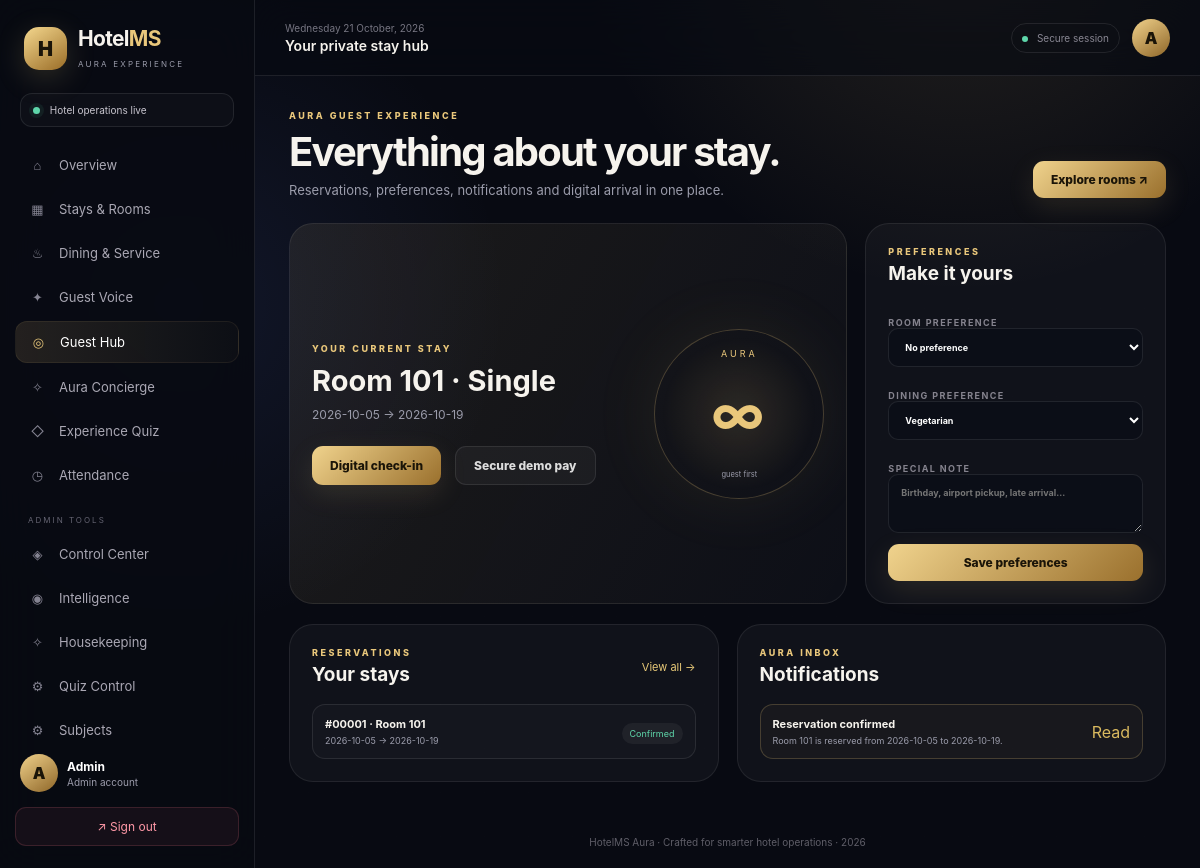
The page /guest-hub (signed in) on the database its author committed.
### models.py (models this page shows, shortened)
class User(UserMixin, db.Model):
    id = db.Column(db.Integer, primary_key=True)
    name = db.Column(db.String(120), nullable=False)
    email = db.Column(db.String(120), unique=True, nullable=False)
    password_hash = db.Column(db.String(255), nullable=False)
    role = db.Column(db.String(20), nullable=False, default="guest")
    created_at = db.Column(db.DateTime, default=datetime.utcnow)

class Room(db.Model):
    id = db.Column(db.Integer, primary_key=True)
    room_number = db.Column(db.String(10), unique=True, nullable=False)
    room_type = db.Column(db.String(50), nullable=False)  # Single, Double, Suite
    price_per_night = db.Column(db.Float, nullable=False)
    status = db.Column(db.String(20), default="available")  # available, booked, maintenance

class Booking(db.Model):
    id = db.Column(db.Integer, primary_key=True)
    guest_id = db.Column(db.Integer, db.ForeignKey("user.id"), nullable=False)
    room_id = db.Column(db.Integer, db.ForeignKey("room.id"), nullable=False)
    check_in = db.Column(db.Date, nullable=False)
    check_out = db.Column(db.Date, nullable=False)
    payment_status = db.Column(db.String(20), default="pending")  # pending, paid
    status = db.Column(db.String(20), default="confirmed")  # confirmed, cancelled, completed
    created_at = db.Column(db.DateTime, default=datetime.utcnow)
    guest = db.relationship("User", backref="bookings")
    room = db.relationship("Room", backref="bookings")

class Notification(db.Model):
    id = db.Column(db.Integer, primary_key=True)
    user_id = db.Column(db.Integer, db.ForeignKey("user.id"), nullable=False)
    title = db.Column(db.String(120), nullable=False)
    message = db.Column(db.String(300), nullable=False)
    kind = db.Column(db.String(30), default="info")
    is_read = db.Column(db.Boolean, default=False)
    created_at = db.Column(db.DateTime, default=datetime.utcnow)
    user = db.relationship("User", backref="notifications")

### routes/advanced_routes.py (the view)
@advanced_bp.route("/guest-hub")
@login_required
def guest_hub():
    bookings = Booking.query.filter_by(guest_id=current_user.id).order_by(Booking.created_at.desc()).all()
    orders = Order.query.filter_by(guest_id=current_user.id).order_by(Order.created_at.desc()).limit(5).all()
    notes = Notification.query.filter_by(user_id=current_user.id).order_by(Notification.created_at.desc()).limit(8).all()
    preference = GuestPreference.query.filter_by(user_id=current_user.id).first()
    active = next((b for b in bookings if b.status == "confirmed"), None)
    return render_template("advanced/guest_hub.html", bookings=bookings, orders=orders, notes=notes, preference=preference, active=active)

### templates/advanced/guest_hub.html (shortened to what this page needs)
{% extends 'base.html' %}{% block title %}Guest Hub · HotelMS Aura{% endblock %}{% block pagetitle %}Your private stay hub{% endblock %}
{% block content %}
<div class="page-intro"><div><span class="eyebrow">AURA GUEST EXPERIENCE</span><h1>Everything about your stay.</h1><p class="muted">Reservations, preferences, notifications and digital arrival in one place.</p></div><a class="btn-primary" href="{{ url_for('booking.rooms') }}">Explore rooms ↗</a></div>
<div class="guest-grid">
<section class="panel spotlight"><div class="spot-copy"><span class="eyebrow">YOUR CURRENT STAY</span>{% if active %}<h2>Room {{ active.room.room_number }} · {{ active.room.room_type }}</h2><p>{{ active.check_in }} → {{ active.check_out }}</p><div class="hub-actions"><a class="btn-primary" href="{{ url_for('advanced.digital_checkin', booking_id=active.id) }}">Digital check-in</a><form method="post" action="{{ url_for('advanced.demo_pay', booking_id=active.id) }}"><button class="btn-ghost" type="submit">Secure demo pay</button></form></div>{% else %}<h2>No active reservation</h2><p>Choose a room and make your next stay memorable.</p><a class="btn-primary" href="{{ url_for('booking.rooms') }}">Find a stay</a>{% endif %}</div><div class="spot-orb">AURA<br><strong>∞</strong><small>guest first</small></div></section>
<section class="panel"><div class="panel-head"><div><span class="eyebrow">PREFERENCES</span><h2>Make it yours</h2></div></div><form method="post" action="{{ url_for('advanced.preferences') }}" class="pref-form"><label>Room preference<select name="room_preference"><option {% if not preference or preference.room_preference=='No preference' %}selected{% endif %}>No preference</option></select></label><label>Dining preference<select name="dietary"><option>Vegetarian</option></select></label><label>Special note<textarea name="special_note" rows="3" placeholder="Birthday, airport pickup, late arrival..."></textarea></label><button class="btn-primary" type="submit">Save preferences</button></form></section>
</div>
<div class="hub-grid"><section class="panel"><div class="panel-head"><div><span class="eyebrow">RESERVATIONS</span><h2>Your stays</h2></div><a class="text-link" href="{{ url_for('booking.my_bookings') }}">View all →</a></div><div class="mini-list">{% for b in bookings[:5] %}<div class="mini-row"><div><b>#{{ '%05d'|format(b.id) }} · Room {{ b.room.room_number }}</b><span>{{ b.check_in }} → {{ b.check_out }}</span></div><span class="status-chip {{ b.status }}">{{ b.status }}</span></div>{% else %}<p class="muted">No reservations yet.</p>{% endfor %}</div></section><section class="panel"><div class="panel-head"><div><span class="eyebrow">AURA INBOX</span><h2>Notifications</h2></div></div><div class="mini-list">{% for n in notes %}<div class="mini-row {% if not n.is_read %}unread{% endif %}"><div><b>{{ n.title }}</b><span>{{ n.message }}</span></div>{% if not n.is_read %}<form method="post" action="{{ url_for('advanced.read_notification', notification_id=n.id) }}"><button class="link-button" type="submit">Read</button></form>{% endif %}</div>{% else %}<p class="muted">You're all caught up.</p>{% endfor %}</div></section></div>
{% endblock %}

### templates/base.html (shortened to what this page needs)
<!doctype html>
<html lang="en">
<head>
    <link rel="stylesheet" href="{{ url_for('static', filename='css/style.css') }}">
</head>
<body class="{% if current_user.is_authenticated %}app-shell{% else %}auth-shell{% endif %}">
{% if current_user.is_authenticated %}
<aside class="sidebar" id="sidebar">
    <div class="brand">
        <div class="brandmark">H</div>
        <div><h2>Hotel<span>MS</span></h2><small>AURA EXPERIENCE</small></div>
    </div>
    <div class="welcome-mini"><span class="pulse"></span> Hotel operations live</div>
    <nav class="nav">
        <a href="{{ url_for('auth.dashboard') }}" class="{{ 'active' if request.endpoint == 'auth.dashboard' }}"><i>⌂</i> Overview</a>
        <a href="{{ url_for('booking.rooms') }}" class="{{ 'active' if request.blueprint == 'booking' }}"><i>▦</i> Stays & Rooms</a>
        <a href="{{ url_for('service.menu') }}" class="{{ 'active' if request.blueprint == 'service' }}"><i>♨</i> Dining & Service</a>
        <a href="{{ url_for('review.list_reviews') }}" class="{{ 'active' if request.blueprint == 'review' }}"><i>✦</i> Guest Voice</a>
        <a href="{{ url_for('advanced.guest_hub') }}" class="{{ 'active' if request.endpoint == 'advanced.guest_hub' }}"><i>◎</i> Guest Hub</a>
        <a href="{{ url_for('advanced.concierge') }}" class="{{ 'active' if request.endpoint == 'advanced.concierge' }}"><i>✧</i> Aura Concierge</a>
        <a href="{{ url_for('quiz.quiz_home') }}" class="{{ 'active' if request.blueprint == 'quiz' }}"><i>◇</i> Experience Quiz</a>
        {% if current_user.role in ['teacher', 'admin'] %}
        <a href="{{ url_for('attendance.mark_attendance') }}" class="{{ 'active' if request.blueprint == 'attendance' }}"><i>◷</i> Attendance</a>
        {% elif current_user.role == 'student' %}
        <a href="{{ url_for('attendance.my_attendance') }}" class="{{ 'active' if request.blueprint == 'attendance' }}"><i>◷</i> My Attendance</a>
        {% endif %}
        {% if current_user.role == 'admin' %}
        <div class="nav-label">ADMIN TOOLS</div>
        <a href="{{ url_for('admin.control') }}" class="{{ 'active' if request.blueprint == 'admin' }}"><i>◈</i> Control Center</a>
        <a href="{{ url_for('advanced.analytics') }}" class="{{ 'active' if request.endpoint == 'advanced.analytics' }}"><i>◉</i> Intelligence</a>
        <a href="{{ url_for('housekeeping.board') }}" class="{{ 'active' if request.blueprint == 'housekeeping' }}"><i>✧</i> Housekeeping</a>
        <a href="{{ url_for('quiz.manage_questions') }}"><i>⚙</i> Quiz Control</a>
        <a href="{{ url_for('attendance.manage_subjects') }}"><i>⚙</i> Subjects</a>
        {% endif %}
    </nav>
    <div class="sidebar-bottom">
        <div class="mini-profile"><div class="avatar">{{ current_user.name[0]|upper }}</div><div><strong>{{ current_user.name }}</strong><small>{{ current_user.role|capitalize }} account</small></div></div>
        <a class="logout" href="{{ url_for('auth.logout') }}">↗ Sign out</a>
    </div>
</aside>
<main class="main">
    <header class="topbar">
        <div class="top-left"><button class="menu" id="menuBtn">☰</button><div><div class="date" id="date"></div><h3>{% block pagetitle %}Welcome back{% endblock %}</h3></div></div>
        <div class="top-right"><div class="top-status"><span></span> Secure session</div><div class="avatar">{{ current_user.name[0]|upper }}</div></div>
    </header>
    <section class="content">
{% else %}
<main class="auth-wrapper">
{% endif %}
    {% block content %}{% endblock %}
{% if current_user.is_authenticated %}
    </section>
    <footer>HotelMS Aura · Crafted for smarter hotel operations · 2026</footer>
</main>
{% else %}
</main>
{% endif %}
</body>
</html>

### rows shown on the page
User: name "A", name "Admin", role "Admin"
Room: room.room_number "101", room.room_type "Single"
Booking: check_in "2026-10-05", check_out "2026-10-19", id "00001", room.room_number "101", status "Confirmed"
Notification: title "Reservation confirmed", message "Room 101 is reserved from 2026-10-05 to 2026-10-19."
